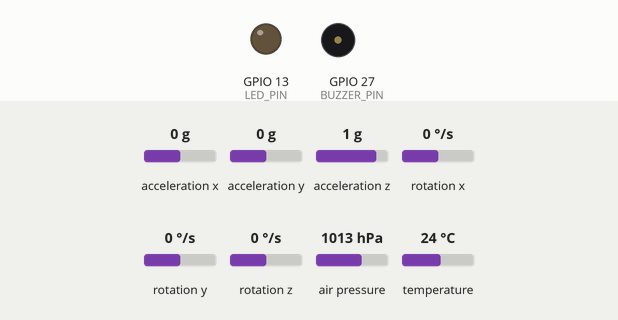
This sketch was run on a simulated ESP32. Parts: output pins drawn as LEDs (lit = HIGH), buzzer (waves = sounding, pin HIGH). Dashed ring = blinking. The inputs (shaded band) are chosen by the test bench; at power-on: acceleration x 0 g, acceleration y 0 g, acceleration z 1 g, rotation x 0 °/s, rotation y 0 °/s, rotation z 0 °/s, air pressure 1013 hPa, temperature 24 °C. Storage starts empty; what the sketch prints to the serial monitor is not drawn.

Above: at 0.19 s.
At 2.87 s:
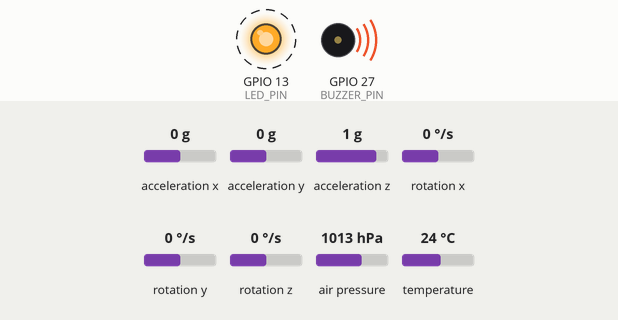
Timing chart, 0 to 3.2 s (numbered marks = the images above):
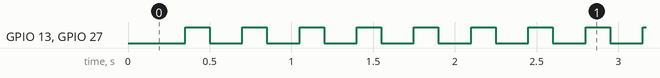

The sketch:

code.ino
```cpp
#include <Wire.h>
#include <SPI.h>
#include <SD.h>
#include <Adafruit_BMP280.h>
#include <Adafruit_MPU6050.h>
#include <Adafruit_Sensor.h>

// --- Pin Definitions ---
#define BUZZER_PIN 27
#define LED_PIN 13
#define SD_CS 5 // Chip Select pin for SD card

// --- Sensor Objects and File ---
Adafruit_BMP280 bmp;   // I2C address 0x76 (standard)
Adafruit_MPU6050 mpu; // I2C address 0x68 (standard)

// Single File Name
const char* LOG_FILE_NAME = "/FLIGHT_LOG.csv";

// --- Timing Variables ---
// **MODIFIED:** Log data every 100ms (10 times per second)
const long LOG_INTERVAL_MS = 100;
unsigned long lastLogTime = 0;

// LED/Buzzer blink variables (2 blinks per second, 150ms ON)
const int BLINK_DURATION_MS = 150;
const int BLINK_INTERVAL_MS = 500;
unsigned long lastBlinkTime = 0;
bool isBlinkOn = false;

// --- Helper Functions ---

// Function to initialize the file with a combined header
void initializeFileHeader(const char* fileName) {
  // Define the comprehensive CSV header
  const char* header = "Time_ms,Temp_C,Pressure_hPa,Altitude_m,AccX_g,AccY_g,AccZ_g,GyroX_dps,GyroY_dps,GyroZ_dps";

  File dataFile = SD.open(fileName, FILE_WRITE);
  if (dataFile) {
    // Write header only if the file is new/empty
    if (dataFile.size() == 0) {
      dataFile.println(header);
      Serial.println("Wrote combined file header.");
    }
    dataFile.close();
  } else {
    Serial.print("Error creating/opening file for header: ");
    Serial.println(fileName);
  }
}

// Function to log ALL sensor data to the single file
void readAndLogAllSensors() {
  unsigned long currentMillis = millis();

  // 1. Read BMP280 Data
  // Note: BMP280 readings can be slower than MPU6050. For 100ms logging, ensure the BMP is
  // configured for faster acquisition (done by default with Adafruit_BMP280 library).
  float temp = bmp.readTemperature();
  float pressure = bmp.readPressure() / 100.0F; // Convert to hPa
  float altitude = bmp.readAltitude(1013.25);

  // 2. Read MPU6050 Data
  sensors_event_t a, g, mpu_temp;
  mpu.getEvent(&a, &g, &mpu_temp);

  // 3. Prepare the combined data string
  // Format: Time, Temp, Pressure, Altitude, AccX, AccY, AccZ, GyroX, GyroY, GyroZ
  String dataString = "";
  dataString += String(currentMillis);
  dataString += ",";
  dataString += String(temp, 2);      // BMP280 Temp
  dataString += ",";
  dataString += String(pressure, 2);  // BMP280 Pressure
  dataString += ",";
  dataString += String(altitude, 2);  // BMP280 Altitude
  dataString += ",";
  dataString += String(a.acceleration.x, 3); // MPU6050 Accel X
  dataString += ",";
  dataString += String(a.acceleration.y, 3); // MPU6050 Accel Y
  dataString += ",";
  dataString += String(a.acceleration.z, 3); // MPU6050 Accel Z
  dataString += ",";
  dataString += String(g.gyro.x, 3);         // MPU6050 Gyro X
  dataString += ",";
  dataString += String(g.gyro.y, 3);         // MPU6050 Gyro Y
  dataString += ",";
  dataString += String(g.gyro.z, 3);         // MPU6050 Gyro Z

  // 4. Log to the Single SD Card File
  File dataFile = SD.open(LOG_FILE_NAME, FILE_APPEND);
  if (dataFile) {
    dataFile.println(dataString);
    dataFile.close();
    Serial.print("Logged: ");
    Serial.println(dataString);
    Serial.println("------------------------------------");
  } else {
    Serial.println("Error opening FLIGHT_LOG.csv for writing! Check SD card.");
  }
}

// --- Setup ---

void setup() {
  // Pin setup
  pinMode(BUZZER_PIN, OUTPUT);
  pinMode(LED_PIN, OUTPUT);
  digitalWrite(BUZZER_PIN, LOW);
  digitalWrite(LED_PIN, LOW);

  Serial.begin(115200);
  Serial.println("\n--- Combined Data Logger Initializing ---");

  // I2C Initialization for both sensors (SDA=21, SCL=22 for ESP32)
  Wire.begin(21, 22);

  // 1. BMP280 Initialization
  if (!bmp.begin(0x76)) {
    Serial.println("Could not find BMP280 sensor! Check wiring.");
    while (1); // Halt if sensor is not found
  } else {
    Serial.println("BMP280 sensor initialized.");
  }

  // 2. MPU6050 Initialization
  if (!mpu.begin(0x68)) {
    Serial.println("Failed to find MPU6050 chip! Check wiring.");
    while (1); // Halt if sensor is not found
  } else {
    mpu.setAccelerometerRange(MPU6050_RANGE_8_G);
    mpu.setGyroRange(MPU6050_RANGE_500_DEG);
    Serial.println("MPU6050 sensor initialized.");
  }

  // 3. SD Card Initialization
  Serial.print("Initializing SD card...");
  // Using higher SPI clock speed for faster writing
  if (!SD.begin(SD_CS, SPI, 4000000)) {
    Serial.println("SD card initialization failed!");
    while (1); // Halt if card fails
  }
  Serial.println("SD card initialized.");

  // 4. Initialize Single File Header
  initializeFileHeader(LOG_FILE_NAME);

  Serial.println("--- Setup Complete. Starting 100ms Logging ---");
}

// --- Loop ---

void loop() {
  unsigned long currentMillis = millis();

  // --- Task 1: Non-blocking LED & Buzzer Blink (Runs frequently) ---
  // This logic manages the 150ms HIGH state and the 350ms LOW state.
  if (!isBlinkOn && (currentMillis - lastBlinkTime >= (BLINK_INTERVAL_MS - BLINK_DURATION_MS))) {
    // Condition met to turn ON (350ms has passed since last OFF)
    digitalWrite(LED_PIN, HIGH);
    digitalWrite(BUZZER_PIN, HIGH);
    isBlinkOn = true;
    lastBlinkTime = currentMillis; // Mark the time we turned ON

  } else if (isBlinkOn && (currentMillis - lastBlinkTime >= BLINK_DURATION_MS)) {
    // Condition met to turn OFF (150ms ON time has passed)
    digitalWrite(LED_PIN, LOW);
    digitalWrite(BUZZER_PIN, LOW);
    isBlinkOn = false;
    // lastBlinkTime is NOT reset here; it remains the time the pulse started.
  }

  // --- Task 2: Sensor Data Logging (Runs only every 100ms) ---
  if (currentMillis - lastLogTime >= LOG_INTERVAL_MS) {
    lastLogTime = currentMillis;
    readAndLogAllSensors();
  }
}
```

Measured:
- by itself, GPIO 13 (LED_PIN), GPIO 27 (BUZZER_PIN): alternates HIGH for 0.15 s and LOW for 0.20 s
